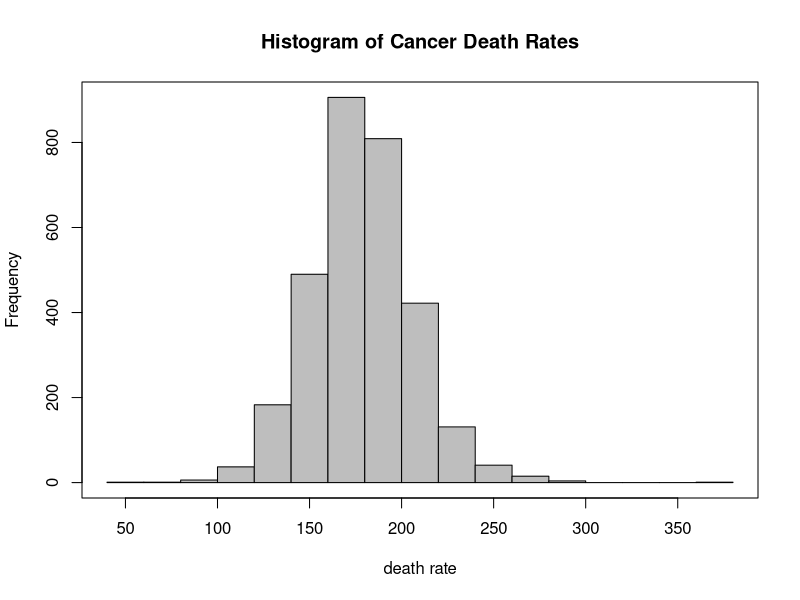
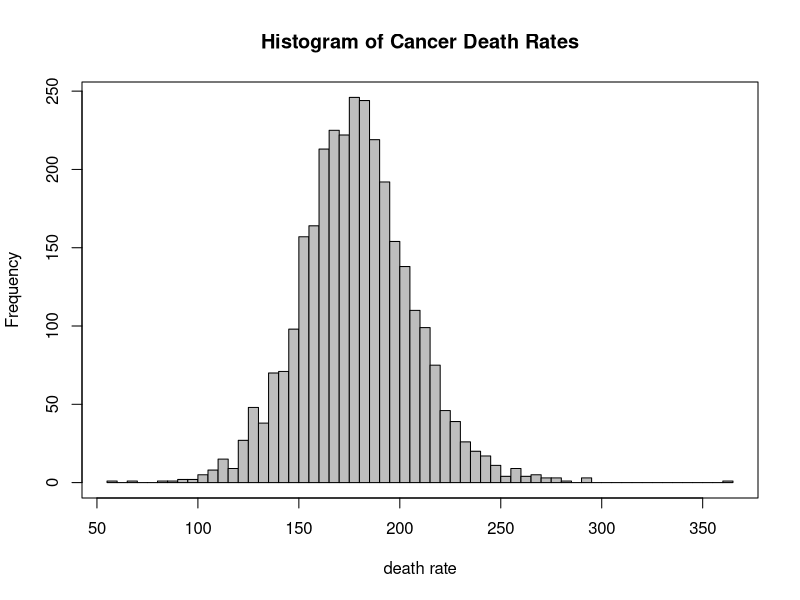
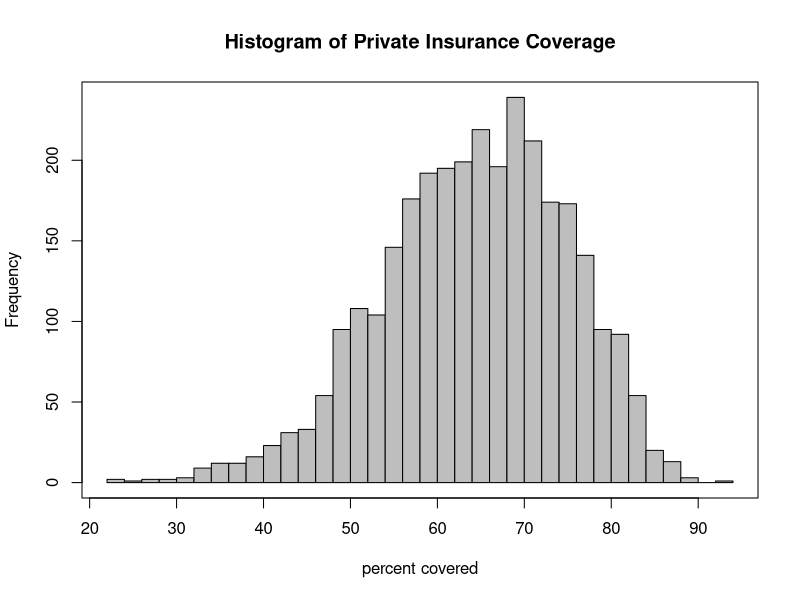
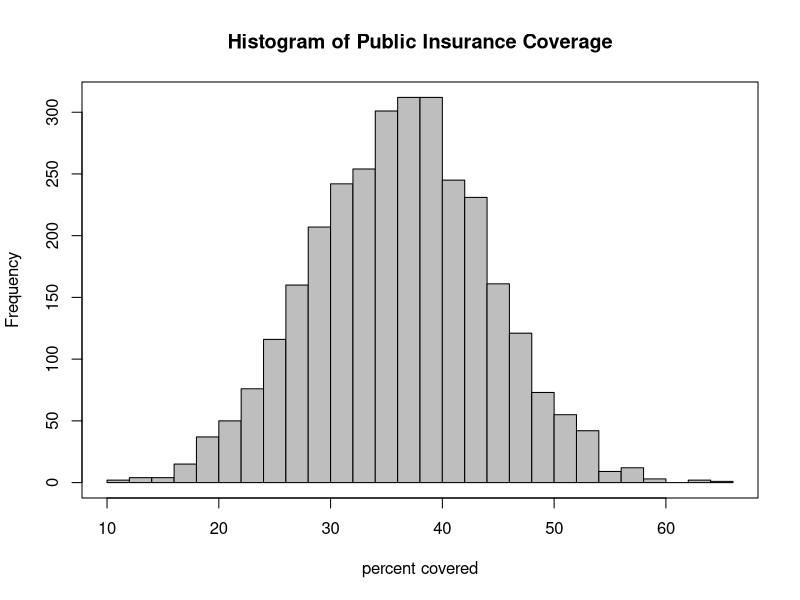
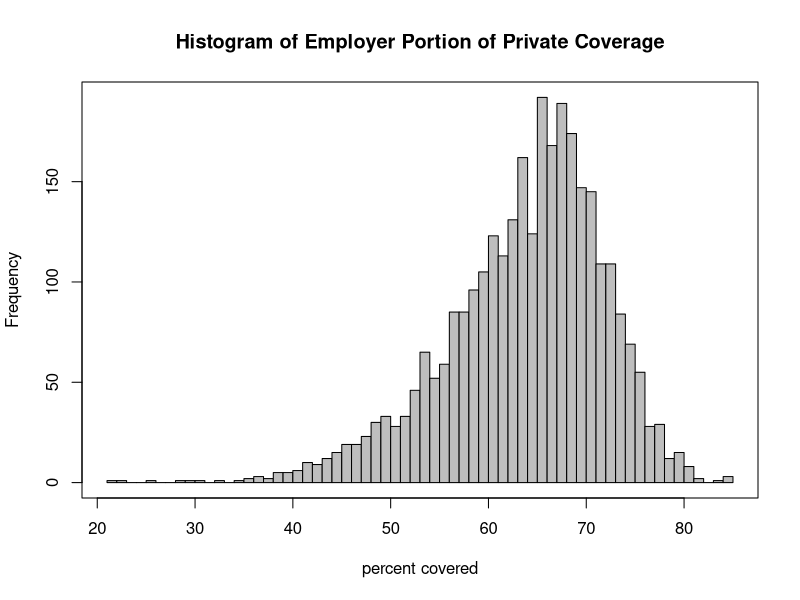
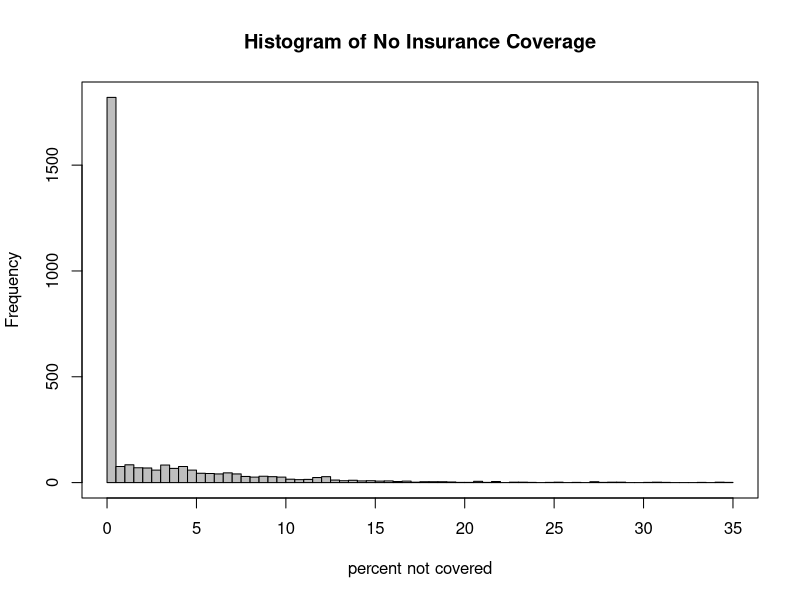
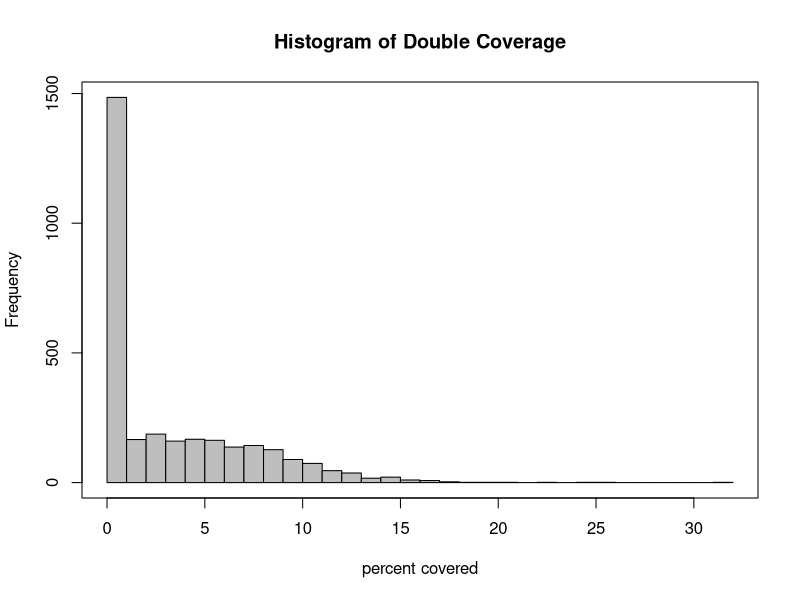
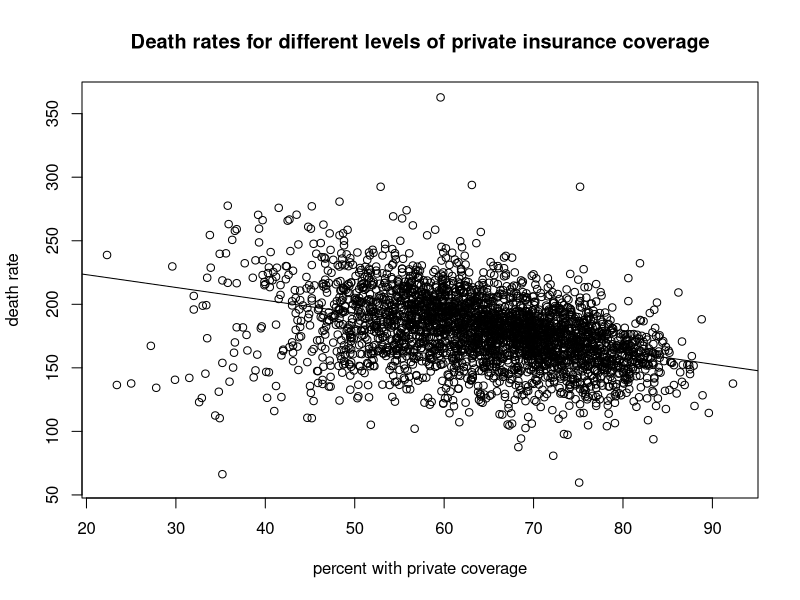

Recreate these plots in R, in order.
## ---- chunk 1
knitr::opts_chunk$set(echo = TRUE, warning = FALSE)
## ---- chunk 2
library(car)
## ---- chunk 3
# Load the data 
cancer.df=read.csv("cancer.csv")
## ---- chunk 4
nrow(cancer.df[(cancer.df$PctPublicCoverage + cancer.df$PctPrivateCoverage)>100,])
nrow(cancer.df[(cancer.df$PctPublicCoverage + cancer.df$PctPrivateCoverage)<100,])

cancer.df$PctDoubleCoverage=cancer.df$PctPublicCoverage + cancer.df$PctPrivateCoverage - 100
cancer.df$PctDoubleCoverage[cancer.df$PctDoubleCoverage < 0] = 0
summary(cancer.df$PctDoubleCoverage)

cancer.df$PctNoCoverage = 100 - cancer.df$PctPublicCoverage - cancer.df$PctPrivateCoverage
cancer.df$PctNoCoverage[cancer.df$PctNoCoverage < 0] = 0
summary(cancer.df$PctNoCoverage)

cancer.df$EmpSponsoredPct = cancer.df$PctEmpPrivCoverage / cancer.df$PctPrivateCoverage * 100
summary(cancer.df$EmpSponsoredPct)
## ---- chunk 5
summary(cancer.df$deathRate)
## ---- chunk 6
with(cancer.df, hist(deathRate,  col = "gray", 
                     main="Histogram of Cancer Death Rates",
                     xlab="death rate"))
box()
## ---- chunk 7
with(cancer.df, hist(deathRate,  breaks='FD', col = "gray", 
                     main="Histogram of Cancer Death Rates",
                     xlab="death rate"))
box()
## ---- chunk 8
nrow(cancer.df[cancer.df$deathRate > 300,])
## ---- chunk 9
str(cancer.df[cancer.df$deathRate > 300,])
## ---- chunk 10
summary(cancer.df$PctPrivateCoverage)
with(cancer.df, hist(PctPrivateCoverage, breaks="FD", col = "gray", 
                     main="Histogram of Private Insurance Coverage",
                     xlab="percent covered"))
box()
## ---- chunk 11
summary(cancer.df$PctPublicCoverage)
with(cancer.df, hist(PctPublicCoverage, breaks="FD", col = "gray", 
                     main="Histogram of Public Insurance Coverage",
                     xlab = "percent covered"))
box()
## ---- chunk 12
summary(cancer.df$EmpSponsoredPct)
with(cancer.df, hist(EmpSponsoredPct, breaks="FD", col = "gray", 
                     main="Histogram of Employer Portion of Private Coverage",
                     xlab = "percent covered"))
box()
## ---- chunk 13
summary(cancer.df$PctNoCoverage)
with(cancer.df, hist(PctNoCoverage, breaks="FD", col = "gray", 
                     main="Histogram of No Insurance Coverage",
                     xlab = "percent not covered"))
box()
## ---- chunk 14
quantile(cancer.df$PctNoCoverage, prob = seq(0, 1, length = 11), type = 5)
## ---- chunk 15
summary(cancer.df$PctDoubleCoverage)


with(cancer.df, hist(PctDoubleCoverage, breaks="FD", col = "gray", 
                     main="Histogram of Double Coverage",
                     xlab = "percent covered"))
box()

quantile(cancer.df$PctDoubleCoverage, prob = seq(0, 1, length = 11), type = 5)
## ---- chunk 16
plot(cancer.df$PctPrivateCoverage, cancer.df$deathRate, 
     xlab = "percent with private coverage", ylab = "death rate", 
     main = "Death rates for different levels of private insurance coverage")
abline(lm(cancer.df$deathRate ~ cancer.df$PctPrivateCoverage))

cor(cancer.df$deathRate, cancer.df$PctPrivateCoverage)
## ---- chunk 17
levels(cut(cancer.df$PctPrivateCoverage, 3, include.lowest=TRUE))
boxplot(deathRate ~ cut(PctPrivateCoverage, 3, include.lowest=TRUE, 
        labels=c("low", "medium", "high")), 
        data = cancer.df,
        cex.axis = .7,
        main = "Death Rate for different levels of private insurance coverage",
        xlab = "private insurance coverage", ylab = "death rate")
## ---- chunk 18
plot(cancer.df$PctPublicCoverage, cancer.df$deathRate,  
     xlab = "percent with public coverage", ylab = "death rate", 
     main = "Death rates for different levels of public insurance coverage")
abline(lm(cancer.df$deathRate ~ cancer.df$PctPublicCoverage))

cor(cancer.df$deathRate, cancer.df$PctPublicCoverage)
## ---- chunk 19
levels(cut(cancer.df$PctPublicCoverage, 3, include.lowest=TRUE))
boxplot(deathRate ~ cut(PctPublicCoverage, 3, include.lowest=TRUE, 
        labels=c("low", "medium", "high")), 
        data = cancer.df,
        cex.axis = .7,
        main = "Death Rate for different levels of public insurance coverage",
        xlab = "public insurance coverage", ylab = "death rate")
## ---- chunk 20

plot(cancer.df$PctPublicCoverage, cancer.df$PctPrivateCoverage,  
     xlab = "percent with public coverage", ylab = "percent with private coverage", 
     main = "Private coverage for different levels of public insurance coverage")
abline(lm(cancer.df$PctPrivateCoverage ~ cancer.df$PctPublicCoverage))

cor(cancer.df$PctPrivateCoverage, cancer.df$PctPublicCoverage)
## ---- chunk 21
levels(cut(cancer.df$PctPublicCoverage, 3, include.lowest=TRUE))
boxplot(PctPrivateCoverage ~ cut(PctPublicCoverage, 3, include.lowest=TRUE, 
        labels=c("low", "medium", "high")), 
        data = cancer.df,
        cex.axis = .7,
        main = "Private coverage for different levels of public insurance coverage",
        xlab = "public insurance coverage", ylab = "percent with private coverage")


## ---- chunk 22
plot(cancer.df$EmpSponsoredPct, cancer.df$deathRate,  
     xlab = "percentage of private coverage provided by employers", 
     ylab = "death rate", 
     main = "Death rates for different levels of employer coverage")
abline(lm(cancer.df$deathRate ~ cancer.df$EmpSponsoredPct))

cor(cancer.df$deathRate, cancer.df$EmpSponsoredPct)
## ---- chunk 23
hist(cancer.df$avgAnnCount, breaks="fd", xlab = "Mean Number of Incidences per County (2009-2013)", ylab="Frequency", main = "Histogram of Mean Cancer Incidences", col= "gray")
## ---- chunk 24
hist(cancer.df$avgAnnCount[cancer.df$avgAnnCount>1500 & cancer.df$avgAnnCount<2500],xlab="avgAnnCount between 1500 and 2500", main = "Histogram of avgAnnCount outliers",col="gray")
## ---- chunk 25
cancer.df[cancer.df$avgAnnCount>1900 & cancer.df$avgAnnCount<2000,]
## ---- chunk 26
cancer.df$avgAnnCount[cancer.df$avgAnnCount==1962.667684] = NA
## ---- chunk 27
hist(cancer.df$avgAnnCount, breaks="fd", xlab = "Mean Number of Incidences per County (2009-2013)", ylab="Frequency", main = "Corrected Histogram of Mean Cancer Incidences", col= "gray")
## ---- chunk 28
summary(cancer.df$avgAnnCount)
## ---- chunk 29
summary(log(cancer.df$avgAnnCount))
## ---- chunk 30
hist(log(cancer.df$avgAnnCount), breaks="fd", xlab = "log(avgAnnCount)", ylab="Frequency", main = "Histogram of log(avgAnnCount)", col= "gray")
## ---- chunk 31
hist(cancer.df$medIncome, breaks="fd", xlab = "Median Income", ylab="Frequency", main = "Histogram of Median Income", col= "gray")
## ---- chunk 32
hist(cancer.df$povertyPercent, breaks="fd", xlab = "Percentage of population below poverty line", ylab="Frequency", main = "Histogram of Poverty Percentage", col= "gray")
